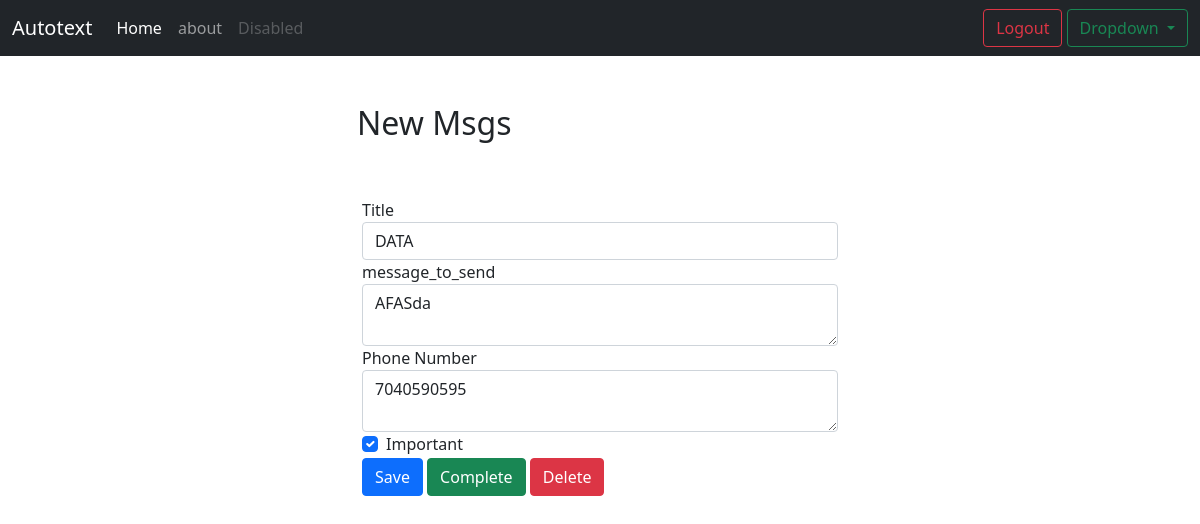
Before: /msg/6 (signed in) with the older database file.
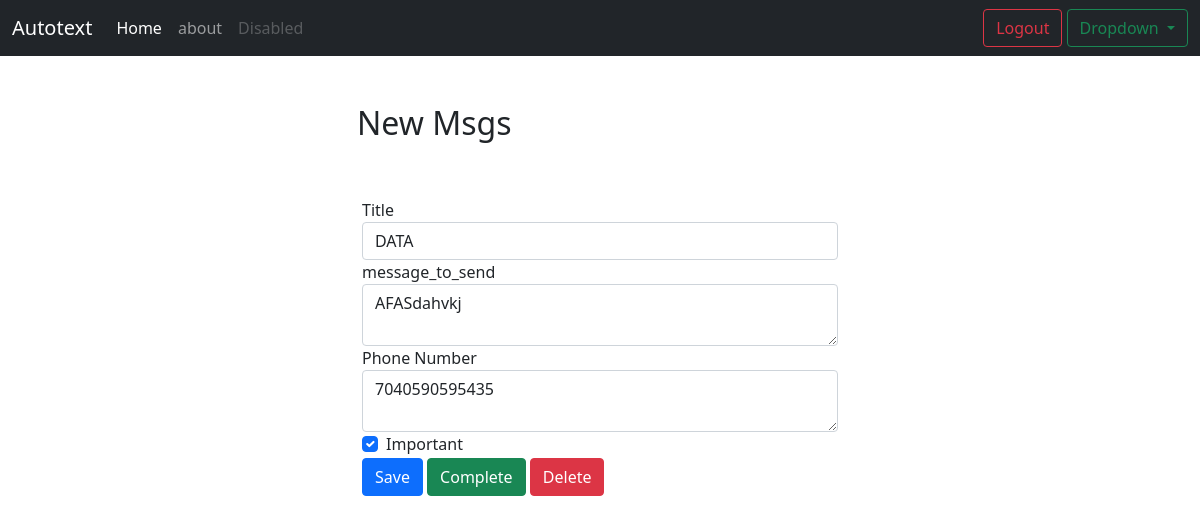
After: the same page with the newer database file.
### reminders/models.py (models this page shows, shortened)
class Automate_text(models.Model):
    title = models.CharField(max_length=100)
    message = models.TextField(blank=True)
    number = models.IntegerField(blank=False)
    created = models.DateTimeField(auto_now_add=True)
    datecompleted = models.DateTimeField(null=True, blank=True)
    important = models.BooleanField(default=False)
    user = models.ForeignKey(User, on_delete=models.CASCADE)

### reminders/views.py (the view, shortened to what this page needs)
# urls.py: path('msg/<int:msg_pk>', views.viewmsgs, name='viewmsgs'),
@login_required
def viewmsgs(request, msg_pk):
    msg = get_object_or_404(Automate_text, pk=msg_pk, user=request.user)
    if request.method == 'GET':
        form = TimetableForm(instance=msg)
        return render(request, 'reminders/view_msgs.html', {'msg':msg, 'form':form})

### reminders/forms.py
class TimetableForm(ModelForm):
    class Meta:
        model = Automate_text
        fields = ['title', 'message', 'number',  'important']

### reminders/templates/reminders/view_msgs.html (shortened to what this page needs)
{% extends "reminders/base_two.html" %}
{% block content %}
<div class="row justify-content-center mt-5">
    <div class="col-md-5">
        <h2>New Msgs</h2>
    </div>
    <div class="row justify-content-center mt-5">
        <div class="col-md-5">
            <form method="POST">
                <div class="form-group">
                    <label for="title">Title</label>
                    <input type="text" name="title" class="form-control" id="title" value="{{ msg.title }}" required>
                </div>
                <div class="form-group">
                    <label for="message">message_to_send</label>
                    <textarea name="message" rows="2" class="form-control" id="message" >{{ msg.message }}</textarea>
                </div>
                <div class="form-group">
                    <label for="number">Phone Number</label>
                    <textarea name="number" rows="2" class="form-control" id="number" >{{ msg.number }}</textarea>
                </div>
                <div class="form-group form-check">
                    <input type="checkbox" name="important" class="form-check-input" id="important" {% if msg.important %}checked{% endif %}>
                    <label class="form-check-label" for="important">Important</label>
                </div>
                <button type="submit" class="btn btn-primary">Save</button>
                <button type="button" class="btn btn-success" onclick="$('#complete').click()">Complete</button>
                <button type="button" class="btn btn-danger" onclick="$('#delete').click()">Delete</button>
            </form>
        </div>
    </div>
</div>
{% endblock %}

Changed rows visible on the page:
changed Automate_text "DATA": message "AFASda" → "AFASdahvkj"; number "7040590595" → "7040590595435"
